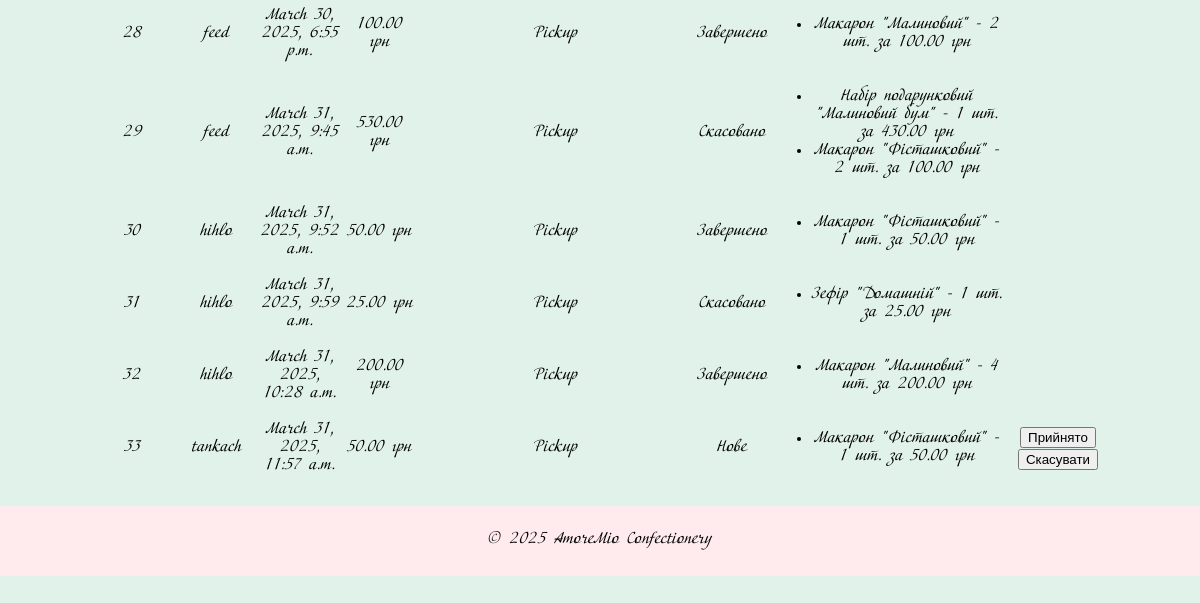
The page /admin-form/ (lower part) on the database as committed earlier.
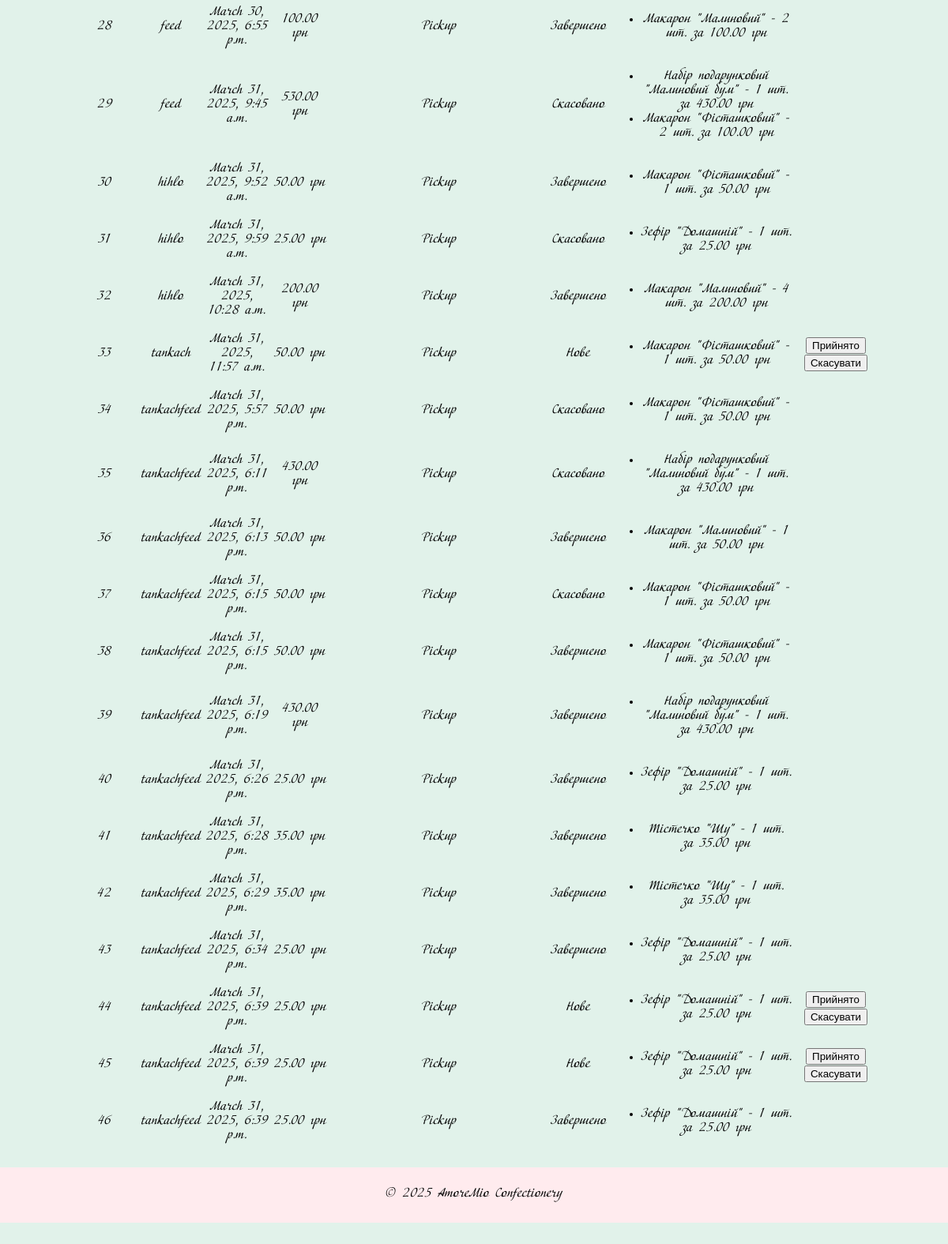
The same page on the database as committed later.
### orders/models.py (models this page shows, shortened)
class Order(models.Model):
    STATUS_CHOICES = [
        ('new', 'Нове'),
        ('processing', 'В обробці'),
        ('completed', 'Завершено'),
        ('canceled', 'Скасовано'),
    ]
    DELIVERY_CHOICES = [
        ('pickup', 'Самовивіз'),
        ('courier', 'Доставка кур\'єром')
    ]
    user = models.ForeignKey(settings.AUTH_USER_MODEL, on_delete=models.CASCADE, related_name='orders',
                             verbose_name="Користувач")
    created_at = models.DateTimeField(auto_now_add=True, verbose_name="Дата створення")
    status = models.CharField(max_length=20, choices=STATUS_CHOICES, default='new', verbose_name="Статус замовлення")
    total_price = models.DecimalField(max_digits=10, decimal_places=2, default=0.0, verbose_name="Загальна сума")
    delivery_type = models.CharField(max_length=10, choices=DELIVERY_CHOICES, default='pickup',
                                     verbose_name="Спосіб доставки")
    delivery_address = models.TextField(null=True, blank=True, verbose_name="Адреса доставки")
    latitude = models.FloatField(null=True, blank=True, verbose_name="Широта")
    longitude = models.FloatField(null=True, blank=True, verbose_name="Довгота")

class CustomUser(AbstractUser):
    real_name = models.CharField(max_length=255, blank=True, null=True)
    phone_number = models.CharField(max_length=15, blank=True, null=True)
    address = models.CharField(max_length=255, blank=True, null=True)

class OrderItem(models.Model):
    STATUS_CHOICES = [
        ('new', 'Нове'),
        ('processing', 'В обробці'),
        ('completed', 'Завершено'),
        ('canceled', 'Скасовано'),
    ]
    order = models.ForeignKey(Order, on_delete=models.CASCADE, related_name='items', verbose_name="Замовлення")
    product = models.ForeignKey(Product, on_delete=models.CASCADE, verbose_name="Продукт")
    quantity = models.PositiveIntegerField(default=1, verbose_name="Кількість")
    price = models.DecimalField(max_digits=10, decimal_places=2, verbose_name="Ціна")
    status = models.CharField(max_length=20, choices=STATUS_CHOICES, default='new', verbose_name="Статус товару")

class Product(models.Model):
    name = models.CharField(max_length=100, verbose_name="Назва продукту")
    description = models.TextField(verbose_name="Опис продукту", blank=True)
    price = models.DecimalField(max_digits=10, decimal_places=2, verbose_name="Ціна продукту")
    image = models.ImageField(upload_to='products/', blank=True, null=True, verbose_name="Зображення продукту")
    type = models.ForeignKey(Type, on_delete=models.SET_NULL, null=True, blank=True, verbose_name="Тип продукту")
    created_at = models.DateTimeField(default=now, verbose_name="Дата додавання")
    composition = models.TextField(verbose_name="Склад продукту", blank=True)
    weight = models.DecimalField(max_digits=6, decimal_places=2, verbose_name="Вага продукту (г)", blank=True,
                                 null=True)
    article = models.CharField(max_length=50, verbose_name="Артикул", blank=True, null=True)

### orders/views.py (the view)
# urls.py: path('admin-form/', admin_order_list, name='admin_form'),
def admin_order_list(request):
    messages = ContactMessage.objects.all().order_by('-created_at')
    orders = Order.objects.all()
    return render(request, 'orders/admin_form.html', {'orders': orders, 'messages': messages})

### orders/context_processors.py (called while the page is built)
def navbar_data(request):
    types = Type.objects.all()
    return {"product_types": types}

### orders/templates/orders/admin_form.html (shortened to what this page needs)
{% extends 'orders/base.html' %}
{% block content %}
    <div class="container" style="margin-top: 80px;">
        {% if orders %}
        <table>
            <tbody>
                {% for order in orders %}
                <tr>
                    <td>{{ order.id }}</td>
                    <td>{{ order.user.username }}</td>
                    <td>{{ order.created_at }}</td>
                    <td>{{ order.total_price }} грн</td>
                    <td>
                        {{ order.delivery_type|title }}
                    </td>
                    <td id="status-{{ order.id }}">{{ order.get_status_display }}</td>
                    <td>
                        <ul>
                            {% for item in order.items.all %}
                            <li>{{ item.product.name }} - {{ item.quantity }} шт. за {{ item.price }} грн</li>
                            {% endfor %}
                        </ul>
                    </td>
                    <td id="actions-{{ order.id }}">
                        {% if order.status == 'new' %}
                            <button onclick="updateOrderStatus({{ order.id }}, 'processing')">Прийнято</button>
                            <button onclick="updateOrderStatus({{ order.id }}, 'canceled')">Скасувати</button>
                        {% elif order.status == 'processing' %}
                            <button onclick="updateOrderStatus({{ order.id }}, 'completed')">Виконано</button>
                            <button onclick="updateOrderStatus({{ order.id }}, 'canceled')">Скасувати</button>
                        {% endif %}
                    </td>
                </tr>
                {% endfor %}
            </tbody>
        </table>
        {% else %}
        <p>Немає замовлень.</p>
        {% endif %}
    </div>
{% endblock %}

Rows that differ between the two databases and show on the page:
added Order: id "34", user.username "tankachfeed", created_at "March 31, 2025, 5:57 p.m.", total_price "50.00", delivery_type "Pickup", status "Скасовано"
added OrderItem: product.name "Макарон \"Фісташковий\"", quantity "1", price "50.00", shown under "34"
added Order: id "35", user.username "tankachfeed", created_at "March 31, 2025, 6:11 p.m.", total_price "430.00", delivery_type "Pickup", status "Скасовано"
added OrderItem: product.name "Набір подарунковий \"Малиновий бум\"", quantity "1", price "430.00", shown under "35"
added Order: id "36", user.username "tankachfeed", created_at "March 31, 2025, 6:13 p.m.", total_price "50.00", delivery_type "Pickup", status "Завершено"
added OrderItem: product.name "Макарон \"Малиновий\"", quantity "1", price "50.00", shown under "36"
added Order: id "37", user.username "tankachfeed", created_at "March 31, 2025, 6:15 p.m.", total_price "50.00", delivery_type "Pickup", status "Скасовано"
added OrderItem: product.name "Макарон \"Фісташковий\"", quantity "1", price "50.00", shown under "37"
added Order: id "38", user.username "tankachfeed", created_at "March 31, 2025, 6:15 p.m.", total_price "50.00", delivery_type "Pickup", status "Завершено"
added OrderItem: product.name "Макарон \"Фісташковий\"", quantity "1", price "50.00", shown under "38"
added Order: id "39", user.username "tankachfeed", created_at "March 31, 2025, 6:19 p.m.", total_price "430.00", delivery_type "Pickup", status "Завершено"
added OrderItem: product.name "Набір подарунковий \"Малиновий бум\"", quantity "1", price "430.00", shown under "39"
added Order: id "40", user.username "tankachfeed", created_at "March 31, 2025, 6:26 p.m.", total_price "25.00", delivery_type "Pickup", status "Завершено"
added OrderItem: product.name "Зефір \"Домашній\"", quantity "1", price "25.00", shown under "40"
added Order: id "41", user.username "tankachfeed", created_at "March 31, 2025, 6:28 p.m.", total_price "35.00", delivery_type "Pickup", status "Завершено"
added OrderItem: product.name "Тістечко \"Шу\"", quantity "1", price "35.00", shown under "41"
added Order: id "42", user.username "tankachfeed", created_at "March 31, 2025, 6:29 p.m.", total_price "35.00", delivery_type "Pickup", status "Завершено"
added OrderItem: product.name "Тістечко \"Шу\"", quantity "1", price "35.00", shown under "42"
added Order: id "43", user.username "tankachfeed", created_at "March 31, 2025, 6:34 p.m.", total_price "25.00", delivery_type "Pickup", status "Завершено"
added OrderItem: product.name "Зефір \"Домашній\"", quantity "1", price "25.00", shown under "43"
added Order: id "44", user.username "tankachfeed", created_at "March 31, 2025, 6:39 p.m.", total_price "25.00", delivery_type "Pickup", status "Нове"
added OrderItem: product.name "Зефір \"Домашній\"", quantity "1", price "25.00", shown under "44"
added Order: id "45", user.username "tankachfeed", created_at "March 31, 2025, 6:39 p.m.", total_price "25.00", delivery_type "Pickup", status "Нове"
added OrderItem: product.name "Зефір \"Домашній\"", quantity "1", price "25.00", shown under "45"
added Order: id "46", user.username "tankachfeed", created_at "March 31, 2025, 6:39 p.m.", total_price "25.00", delivery_type "Pickup", status "Завершено"
added OrderItem: product.name "Зефір \"Домашній\"", quantity "1", price "25.00", shown under "46"
